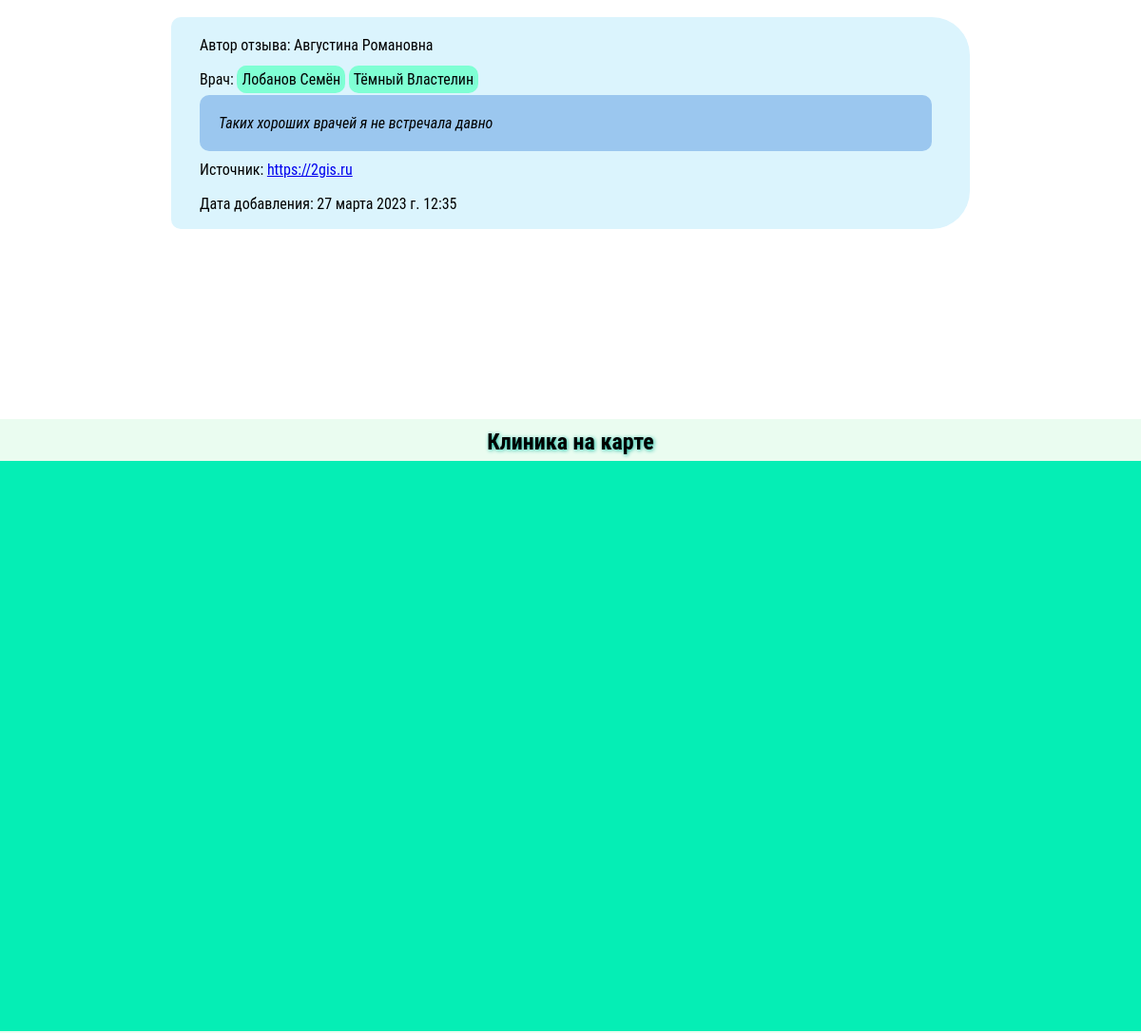
The app's page /отзывы (middle part), older data.
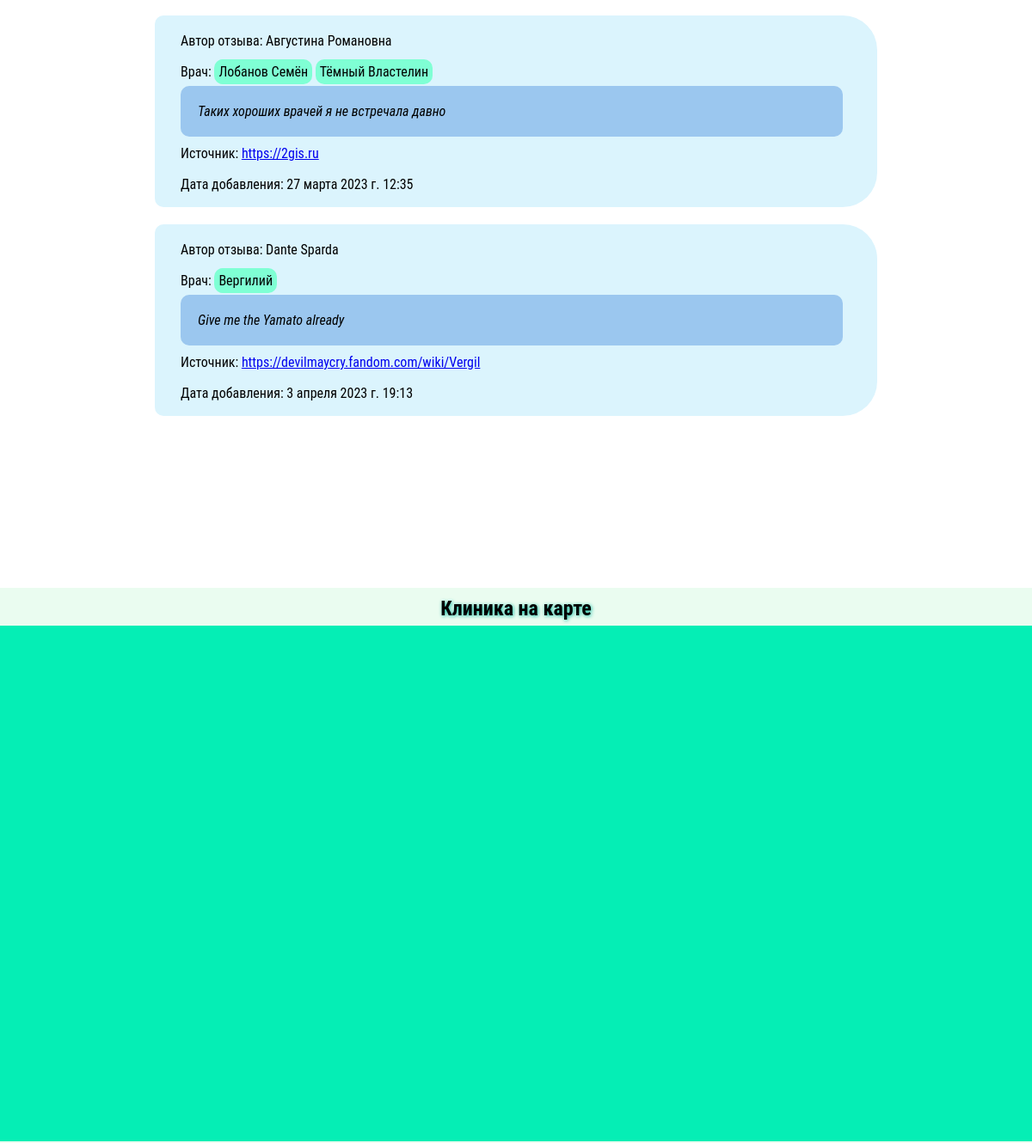
The same page, newer data.
### main/models.py (models this page shows, shortened)
class Review(models.Model):
    doctors_mentioned = models.ManyToManyField(Doctor, verbose_name='Доктора, о которых идёт речь')
    source = models.CharField('Ссылка на источник', max_length=300)
    author = models.CharField('Автор', max_length=150)
    text = models.TextField('Отзыв')
    creation_time = models.DateTimeField(auto_now_add=True, null=True)
    class Meta:
        verbose_name = 'Отзыв'
        verbose_name_plural = 'Отзывы'

class Doctor(models.Model):
    name = models.CharField('Фамилия, имя и отчество врача', max_length=150, unique=True)
    picture = models.FileField('Фото врача', upload_to='doctors_pictures/%Y/%m/%d')
    speciality = models.CharField('Специализация', max_length=300)
    experience = models.CharField('Стаж работы', max_length=100)
    education = models.TextField('Образование')
    additional_qualification = models.TextField('Повышение квалификации', blank=True)
    services = models.ManyToManyField(Service, verbose_name='Услуги')
    slug = models.SlugField('Ссылка, которая будет вести к врачу. Это поле заполняется само, не нужно его трогать. Вписав сюда что-то, вы ничего не испортите, но и лучше от этого не станет.', blank=True, allow_unicode=True)
    def get_absolute_url(self):
        return reverse('doctor', kwargs={'name_slug': self.slug})
    def __str__(self):
        return self.name
    class Meta:
        verbose_name = 'Врач'
        verbose_name_plural = 'Врачи'

### main/templatetags/main_tags.py (called while the page is built)
@register.filter
def get_doctor_absolute_url_by_name(doctor_name):
    return Doctor.objects.get(name=doctor_name).get_absolute_url()

@register.inclusion_tag('main/carousel-ul.html')
def get_carousel_list():
    images = CarouselPicture.objects.all()
    slides_dict = {}
    inactive_list_items = []
    for index in range(len(images)):
        if index == 0:
            slides_dict['active_slide'] = images[index]
        else:
            inactive_list_items.append(images[index])
    slides_dict['inactive_slides'] = inactive_list_items
    return {'slides_dict': slides_dict}

### main/views.py (called while the page is built, shortened)
def reviews(request):
    error = ''
    form = CallRequestForm()
    our_reviews = Review.objects.all()
    context = {
        'title': 'ЭМР - отзывы пациентов',
        'reviews': our_reviews,
        'yandex_map_apikey': config('YANDEX_MAP_APIKEY'),
        'form': form,
        'error': error
    }
    return render(request, 'main/reviews.html', context=context)

### main/templates/main/reviews.html (shortened to what this page needs)
{% extends 'main/base.html' %}
{% load main_tags %}
{% block content %}
    <div class="review-box">
        {% if reviews %}
            <div>
            <ul class="review-list">
            {% for review in reviews %}
                <li class="review-list-item">
                    <p class="review-paragraph">Автор отзыва: {{ review.author }}</p>
                    <p class="review-paragraph">Врач:
                        {% for doctor_id in review.doctors_mentioned.all %}
                            <a class="reviews-doctor-link" href="{{ doctor_id|get_doctor_absolute_url_by_name }}">{{ doctor_id }}</a>
                        {% endfor %}
                    </p>
                    <p class="review-paragraph-main">{{ review.text }}</p>
                    <p class="review-paragraph">Источник: <a href="{{ review.source }}">{{ review.source }}</a></p>
                    <p class="review-paragraph">Дата добавления: {{ review.creation_time }}</p>
                </li>
            {% endfor %}
            </ul></div>
        {% else %}
            <p>Отзывов пока нет</p>
        {% endif %}
    </div>
{% endblock %}

Row changes from the older to the newer data that the page shows:
added Review: author "Dante Sparda", text "Give me the Yamato already", source "https://devilmaycry.fandom.com/wiki/Vergil", creation_time "3 апреля 2023 г. 19:13"
added Doctor: name "Вергилий", shown under "Dante Sparda"
